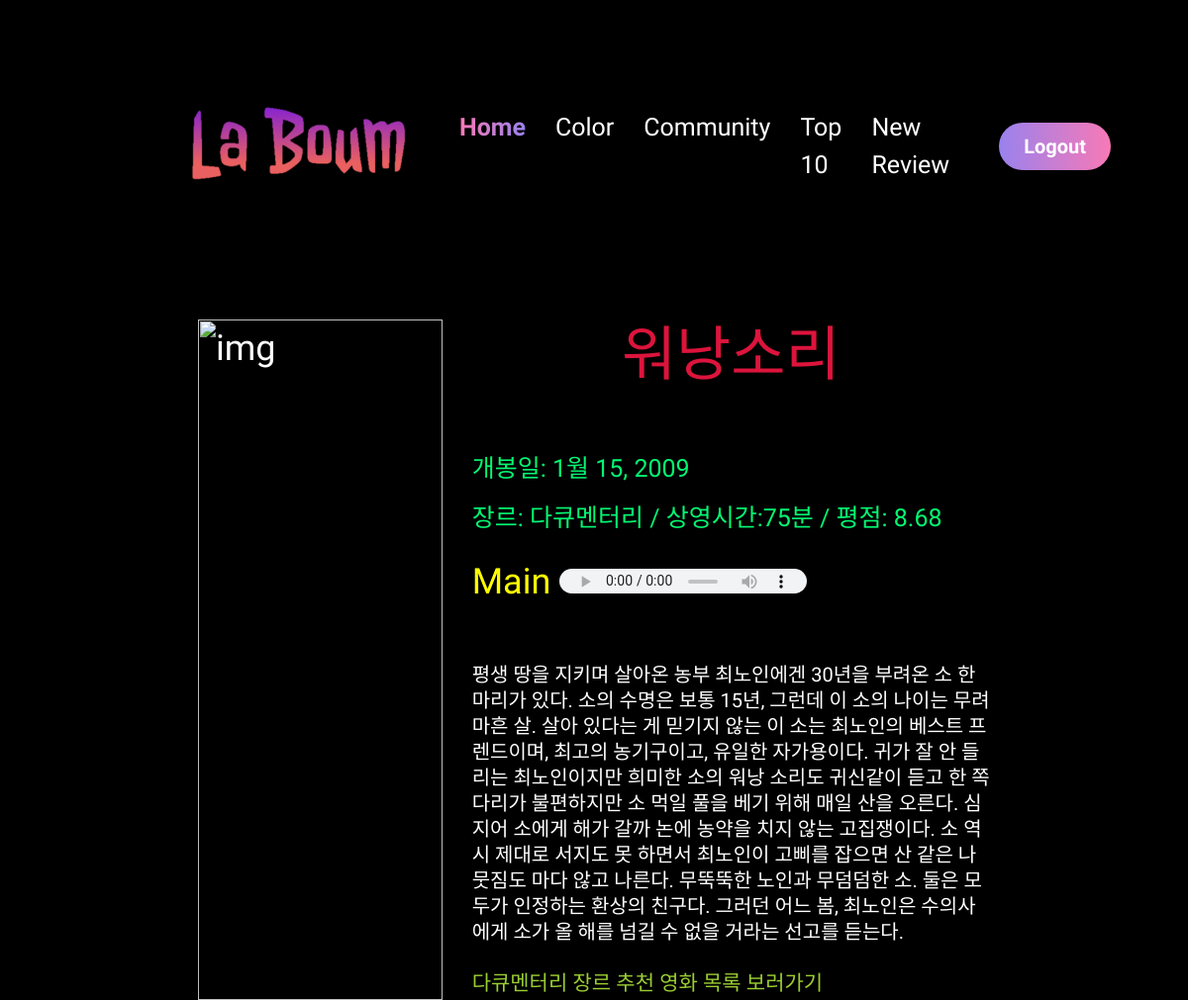
Screenshot of /movies/11/genre_movie (signed in) with the database file from the repository.
### movies/models.py (models this page shows, shortened)
class Genre_movie(models.Model):
    title = models.CharField(max_length=100)
    release_date = models.DateField()
    ost = models.CharField(max_length=100)
    running_time = models.IntegerField(default=100)
    grade = models.FloatField(default=5.00)
    overview = models.TextField()
    poster_path = models.CharField(max_length=300)
    genres = models.ManyToManyField(Genre, related_name='genre_movies')

class Genre(models.Model):
    name = models.CharField(max_length=50)

### movies/views.py (the view)
# urls.py: path('<int:genre_movie_pk>/genre_movie', views.detail2, name='detail2'),
@login_required
@require_safe
def detail2(request, genre_movie_pk):
    movie = get_object_or_404(Genre_movie, pk=genre_movie_pk)
    genres = movie.genres.filter()
    context = {
        'movie' : movie,
        'genres' : genres,
    }
    return render(request, 'movies/detail2.html', context)

### movies/templates/movies/detail2.html (shortened to what this page needs)
{% extends 'base.html' %}
{% load static %}
{% block link %}
  <link rel="stylesheet" href="{% static 'movies/index.css' %}">
  <link rel="stylesheet" href="{% static 'movies/index_card.css' %}">
{% endblock link %}
{% block content %}
<br>
<br>
<div class="container-fulid d-flex" style="margin-left:200px;margin-right:200px;">
  <div class="row">
    <div class="col-4">
      <img src="{{movie.poster_path}}" alt="img" style="width: 100%;">
    </div>
    <div class='col-8'>
      <h1 class='m-title' style="color:crimson;text-align:center;fw-bold;"> {{ movie.title }}</h1>
      <br>
      <p style='color:rgb(3, 248, 114);font-size:25px'> 개봉일: {{movie.release_date}}</p>
       <p style='color:rgb(3, 248, 114);font-size:25px'>장르:
      {% for genre in genres  %}
        {{genre.name}}
      {% endfor %}  /  상영시간:{{movie.running_time}}분  /  평점: {{movie.grade}}</p>
      <span style="color:yellow"> {{movie.ost}}</span>
      <audio autoplay controls loop id="audio-player">
      <source src='{% get_static_prefix %}movies/audio/{{ movie.ost }}.mp3' type="audio/mp3">
      </audio>
      <br>
      <br>
      <p style="font-size:20px;"> {{movie.overview}}</p>
      {% for genre in movie.genres.filter %}
      <a href="{% url 'movies:genre_recommend' movie.pk%}" id="genre_link" style="font-size:21px;">{{genre.name}} 장르 추천 영화 목록 보러가기</a>{% endfor %}
    </div>
  </div>
</div>
{% endblock %}

### movies/static/movies/index.css (style rules this page uses)
#audio-player { width: 250px; height: 25px; }

### movies/static/movies/index_card.css (style rules this page uses)
body { background: linear-gradient(rgba(30, 27, 38, 0.95), rgba(30, 27, 38, 0.95)), url("https://i.ibb.co/FDGqCmM/papers-co-ag74-interstellar-wide-space-film-movie-art-33-iphone6-wallpaper.jpg"); background-position: center; background-size: cover; background-repeat: repeat; }
#genre_link { font-family: 'Gowun Dodum', sans-serif; font-size: 17px; color: yellowgreen; width: auto; display: block; float: left; margin-right: 6px; font-weight: 500; }

### templates/base.html (style rules this page uses)
* { font-family:'Gowun Dodum', sans-serif; font-size:1.5rem; color:white; }

### rows the page displays
Genre_movie: title "워낭소리", release_date "1월 15, 2009", running_time "75", grade "8.68", ost "Main", overview "평생 땅을 지키며 살아온 농부 최노인에겐 30년을 부려온 소 한 마리가 있다. 소의 수명은 보통 15년, 그런데 이 소의 나이는 무려 마흔 살. 살아 있다는 게 믿기지 않는 이 소는 최노인의 베스트 프렌드이며, 최고의 농기구이고, 유일한 자가용이다. 귀가 잘 안 들리는 최노인이지만 희미한 소의 워낭 소리도 귀신같이 듣고 한 쪽 다리가 불편하지만 소 먹일 풀을 베기 위해 매일 산을 오른다. 심지어 소에게 해가 갈까 논에 농약을 치지 않는 고집쟁이다. 소 역시 제대로 서지도 못 하면서 최노인이 고삐를 잡으면 산 같은 나뭇짐도 마다 않고 나른다. 무뚝뚝한 노인과 무덤덤한 소. 둘은 모두가 인정하는 환상의 친구다. 그러던 어느 봄, 최노인은 수의사에게 소가 올 해를 넘길 수 없을 거라는 선고를 듣는다."
Genre: name "다큐멘터리"
